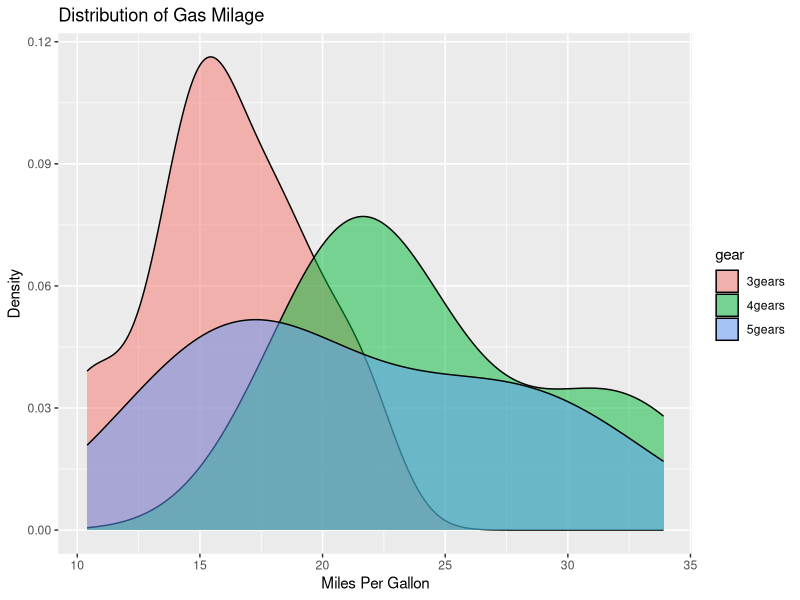
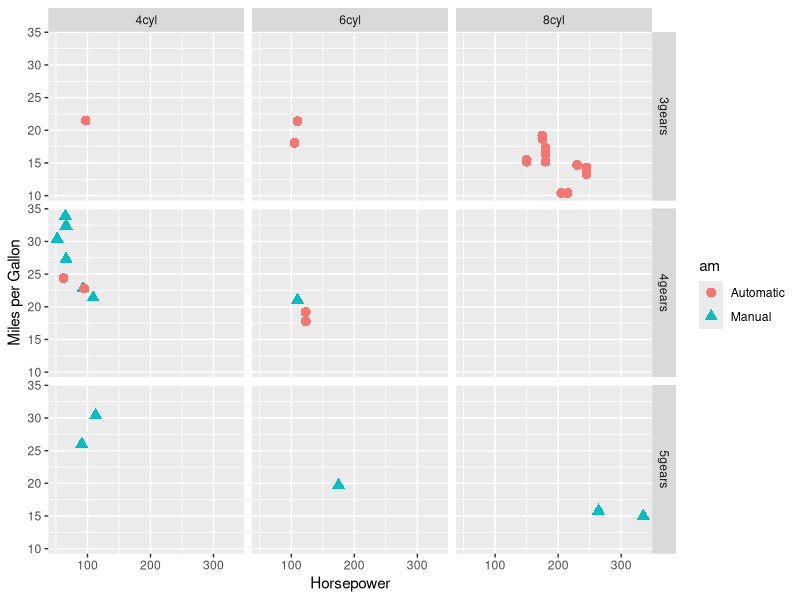
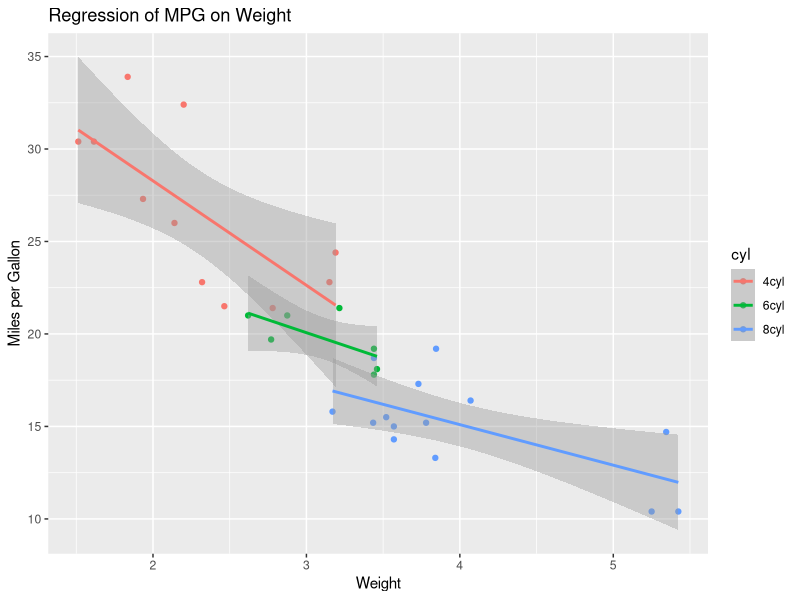
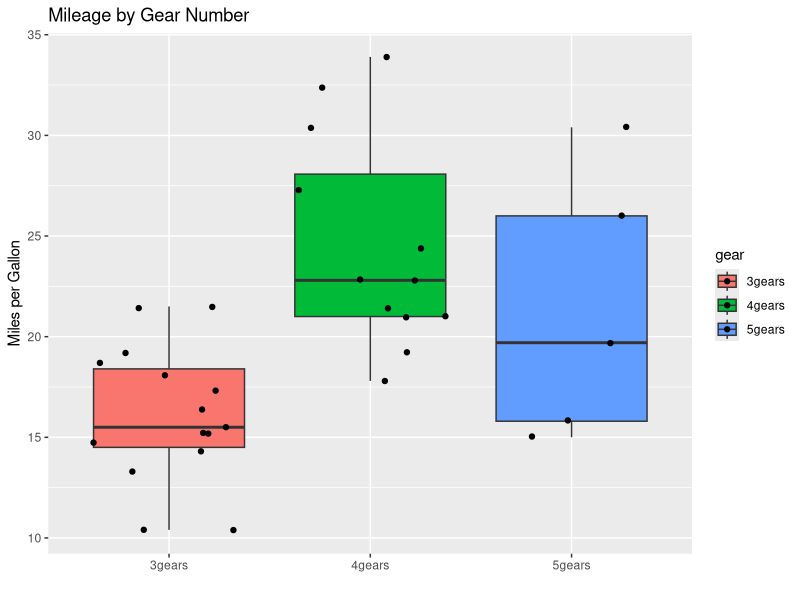

Reproduce these figures in R, in order.
# ggplot2 examples
library(ggplot2)

# create factors with value labels
mtcars$gear <- factor(mtcars$gear,levels=c(3,4,5),
  	labels=c("3gears","4gears","5gears"))
mtcars$am <- factor(mtcars$am,levels=c(0,1),
  	labels=c("Automatic","Manual"))
mtcars$cyl <- factor(mtcars$cyl,levels=c(4,6,8),
   labels=c("4cyl","6cyl","8cyl"))

# Kernel density plots for mpg
# grouped by number of gears (indicated by color)
qplot(mpg, data=mtcars, geom="density", fill=gear, alpha=I(.5),
   main="Distribution of Gas Milage", xlab="Miles Per Gallon",
   ylab="Density")

# Scatterplot of mpg vs. hp for each combination of gears and cylinders
# in each facet, transmittion type is represented by shape and color
qplot(hp, mpg, data=mtcars, shape=am, color=am,
   facets=gear~cyl, size=I(3),
   xlab="Horsepower", ylab="Miles per Gallon")

# Separate regressions of mpg on weight for each number of cylinders
qplot(wt, mpg, data=mtcars, geom=c("point", "smooth"),
   method="lm", formula=y~x, color=cyl,
   main="Regression of MPG on Weight",
   xlab="Weight", ylab="Miles per Gallon")

# Boxplots of mpg by number of gears
# observations (points) are overlayed and jittered
qplot(gear, mpg, data=mtcars, geom=c("boxplot", "jitter"),
   fill=gear, main="Mileage by Gear Number",
   xlab="", ylab="Miles per Gallon")
